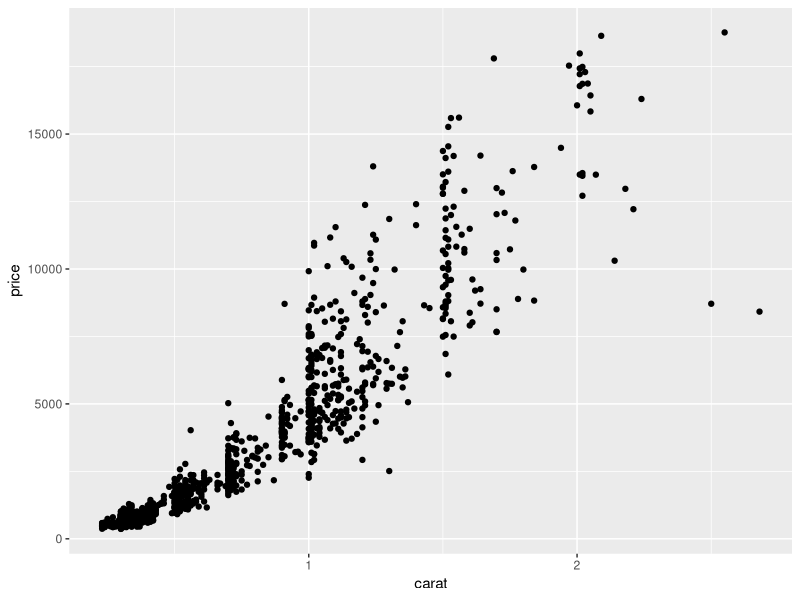
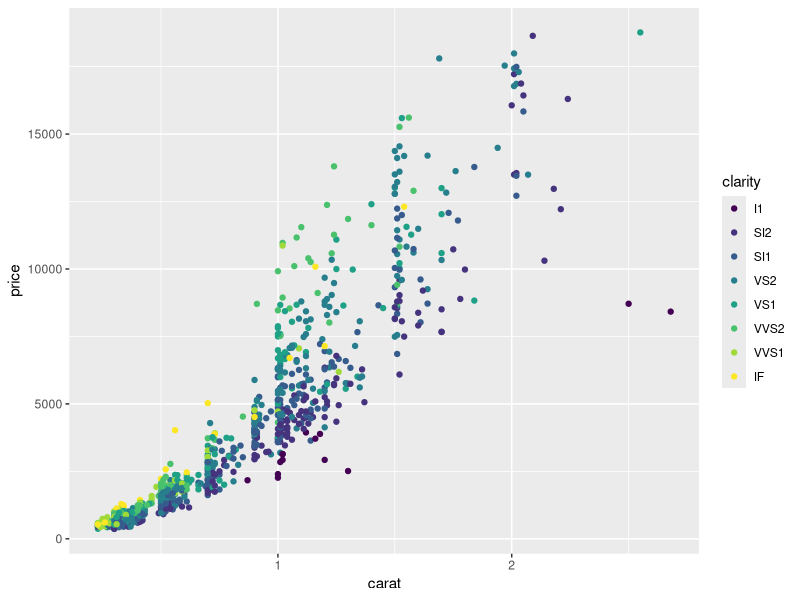
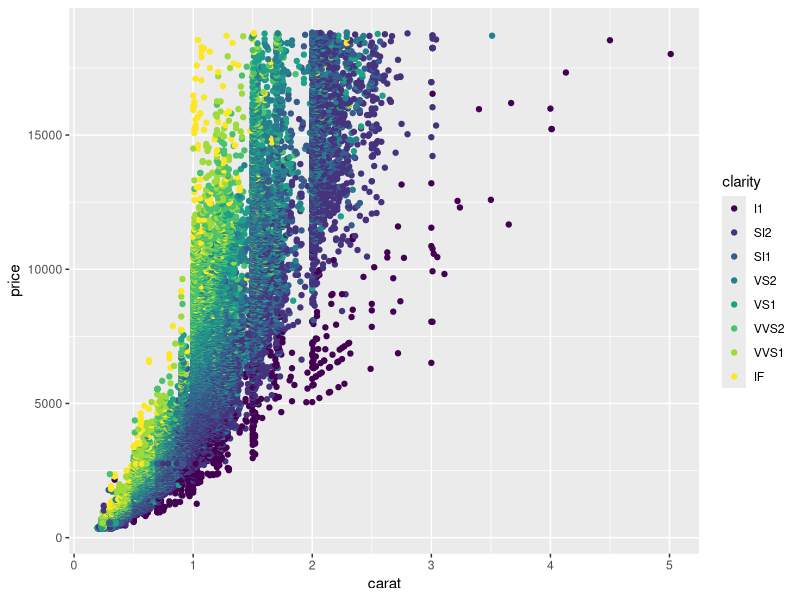
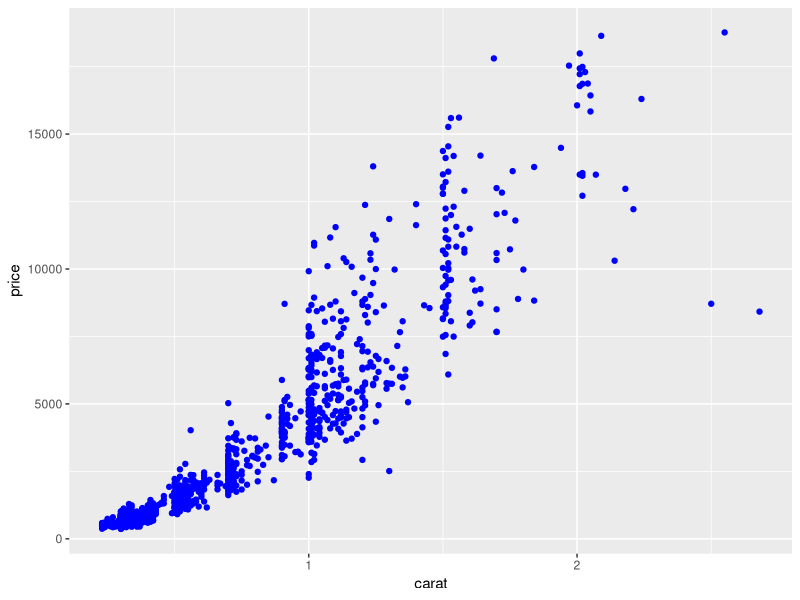
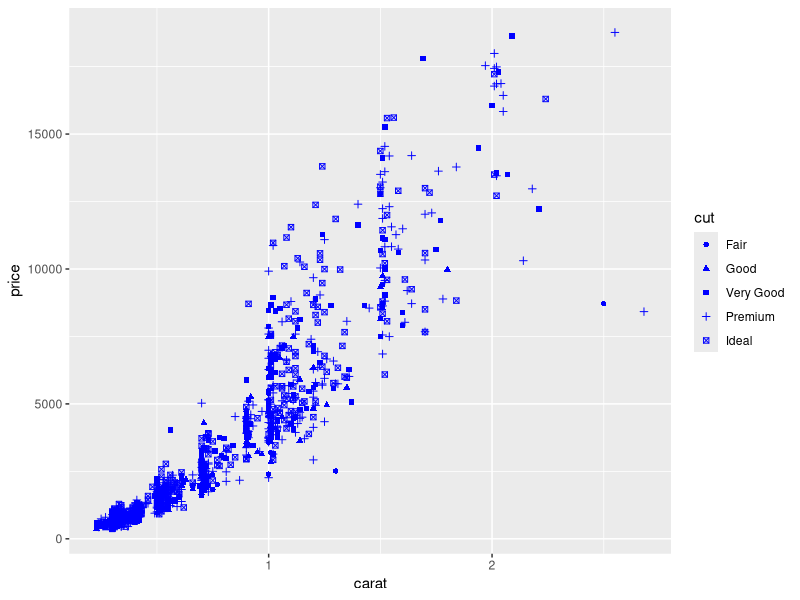
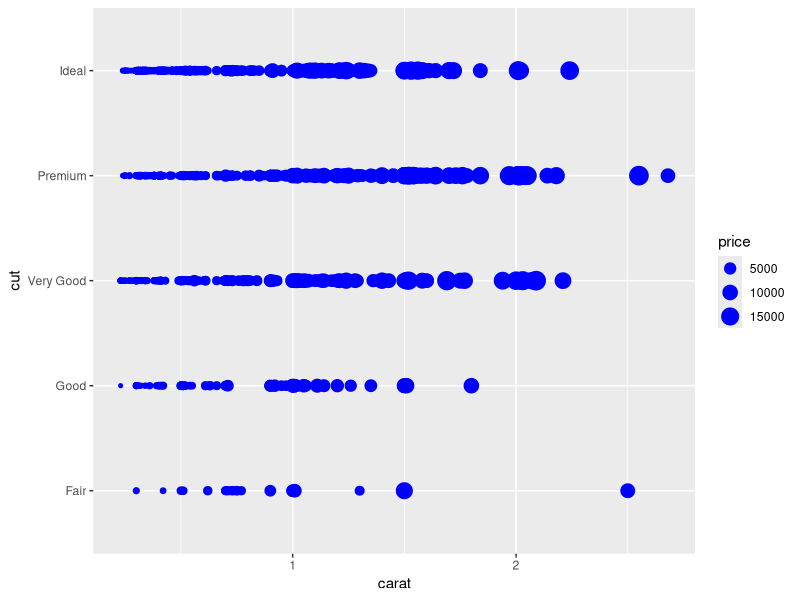
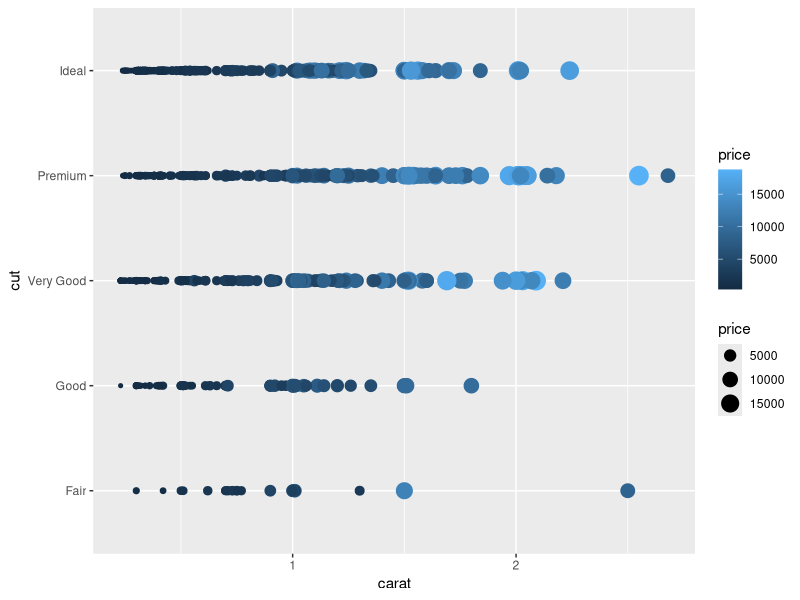
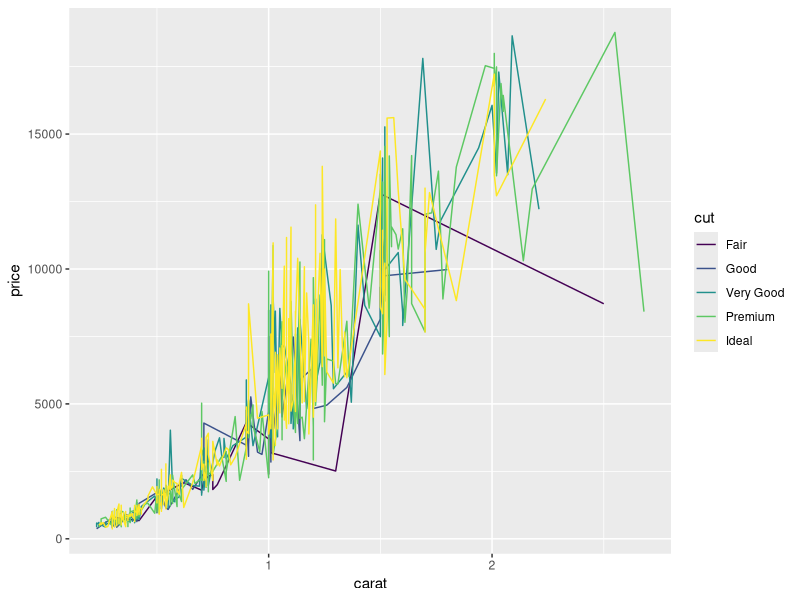

The R source for these figures, in order: (Note: this script raises an error after producing the figures.)
# Exercise 1: ggplot2 basics

# Install and load the `ggplot2` package
# You will also want to load `dplyr`
library("ggplot2")
library("dplyr")

# For this exercise you'll be working with the `diamonds` data set included in 
# the ggplot2 library
# Use `?diamonds` to get more information about this data set (including the 
# column descriptions. Also check the _column names_ and the _number of rows_ 
# in the data set
?diamonds
nrow(diamonds)

# This data set has A LOT of rows. To make things a bit more readable, 
# use dplyr's `sample_n()` function to get a random 1000 rows from the data set
# Store this sample in a variable `diamonds_sample`
?sample_n

diamonds_sample <- sample_n(diamonds, 1000)

# Start by making a new `ggplot` with the `diamonds_sample` as the data (no 
# geometry yet)
# What do you see? (What did you expect?)
ggplot(data = diamonds_sample) +

# Draw a scatter plot (with point geometry) with for the `diamonds_sample` set, 
# with the `carat` mapped to the x-position and `price` mapped to the y-position.
geom_point(mapping = aes(x = carat, y = price))

# Draw the same plot as above, but color each of the points based on their 
# clarity.
ggplot(data = diamonds_sample) +
geom_point(mapping = aes(x = carat, y = price, color = clarity))

# Draw the same plot as above, but for the entire `diamonds` data set. Note this
# may take a few seconds to generate.
ggplot(data = diamonds) +
geom_point(mapping = aes(x = carat, y = price, color = clarity))

# Draw another scatter plot for `diamonds_sample` of price (y) by carat (x),
# but with all of the dots colored "blue".
# Hint: you'll need to set the color channel, not map a value to it!
ggplot(data = diamonds_sample) +
  geom_point(mapping = aes(x = carat, y = price),color = "blue")

# Draw a scatter plot for `diamonds_sample` of `price` by `carat`, where each
# point has an aesthetic _shape_ based on the diamond's `cut`.
ggplot(data = diamonds_sample) +
  geom_point(mapping = aes(x = carat, y = price, shape = cut),color = "blue")

# Draw a scatter plot for `diamonds_sample` of *`cut`* by `carat`, where each
# point has an aesthetic _size_ based on the diamond's *`price`*
ggplot(data = diamonds_sample) +
  geom_point(mapping = aes(x = carat, y = cut, size = price),color = "blue")

# Try coloring the above plot based on the diamond's price!
ggplot(data = diamonds_sample) +
  geom_point(mapping = aes(x = carat, y = cut, size = price, color = price))


# Draw a line plot (with line geometry) for `diamonds_sample`. The x-position 
# should be mapped to carat, y-position to price, and color to cut.
ggplot(data = diamonds_sample) +
geom_line(mapping = aes(x = carat, y = price, color = cut))

# That's kind of messy. Try using `smooth` geometry instead.
ggplot(data = diamonds_sample) +
  geom_smooth(mapping = aes(x = carat, y = price, color = cut))

# Draw a plot with column geometry (a bar chart), mapping the diamond's `cut` to 
# the x-axis and `price` to the y-axis. Note that by default, column geometry 
# will us the "sum" of all of the y-values, so that the chart is actually of the
# TOTAL value of all of the diamonds of that cut!
ggplot(data = diamonds_sample) +
  geom_col(mapping = aes(x = cut, y = price))

# Add an aesthetic property that will _fill_ each bar geometry based on the 
# `clarity` of the diamonds. 
# What kind of chart do you get?
ggplot(data = diamonds_sample) +
  geom_col(mapping = aes(x = cut, y = price, fill = clarity))


# Draw a plot of the `diamonds_sample` data (price by carat), with both points 
# for each diamond AND smoothed lines for each cut (hint: in a separate color)
# Give the points an `alpha` (transparency) of 0.3 to make the plot look nicer
ggplot(data = diamonds_sample) +
  geom_col(mapping = aes(x = carat, y = price, color = "orange"), alpha = 0.3) +
  geom_smooth(mapping = aes(x = cut, y = price), color = "purple", alpha = 0.3)


## Bonus
# Draw a column chart of average diamond prices by clarity, and include 
# "error bars" marking the standard error of each measurement.
#
# You can calculate standard error as the _standard deviation_ divided by the 
# square root of the number of measurements (prices)

# Start by creating a data frame `clarity_summary` that includes summarized data 
# for each clarity group. Your summary data should include the mean price and the
# standard error of the price.


# Then draw the plot. The error bars should stretch from the mean-error to the 
# mean+error.

